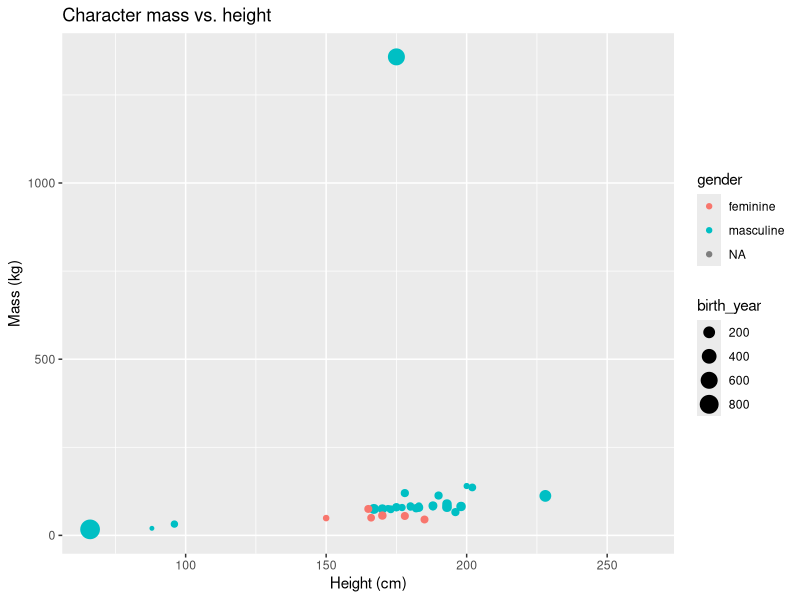
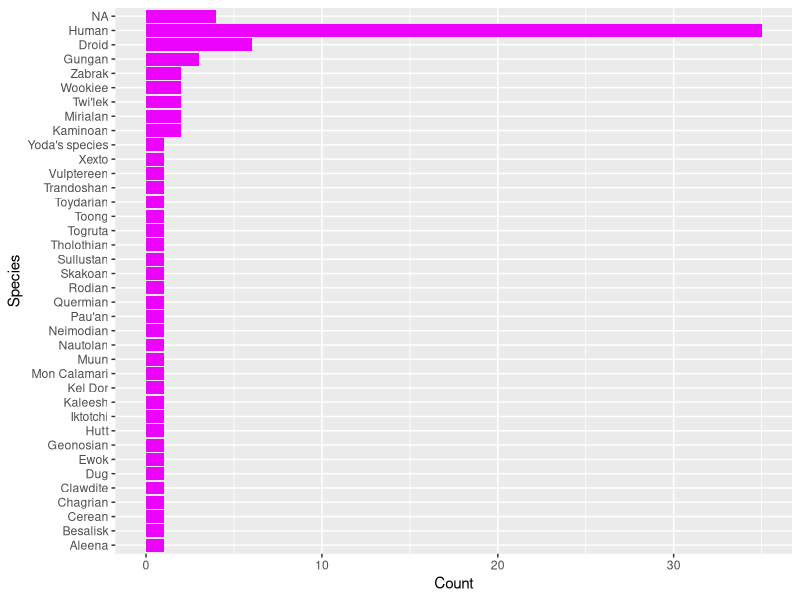
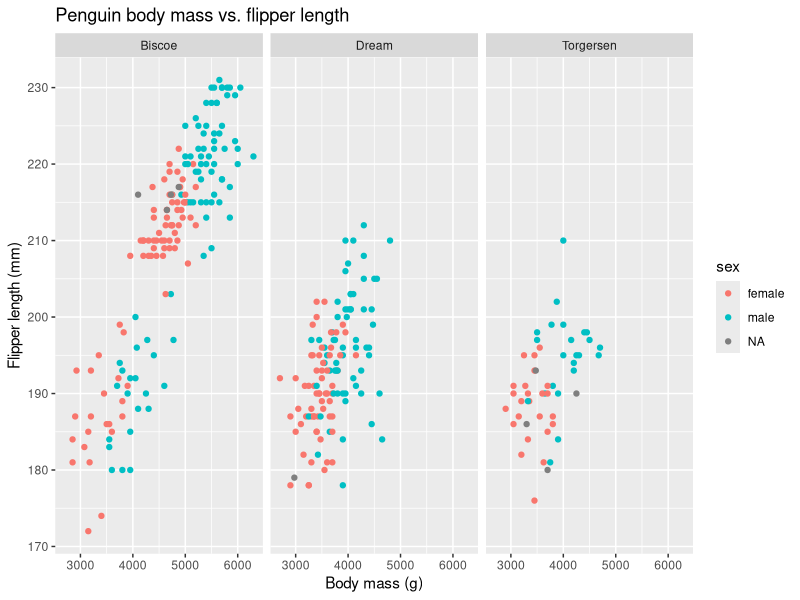
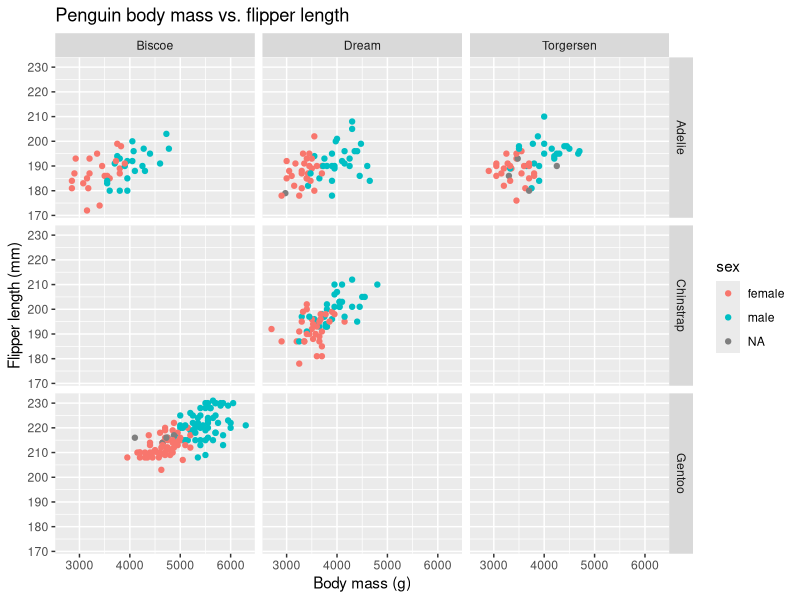
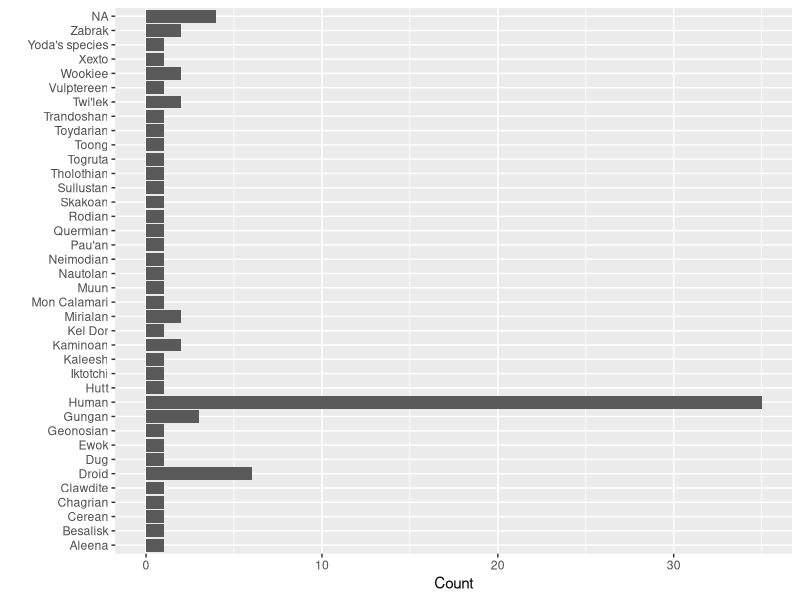
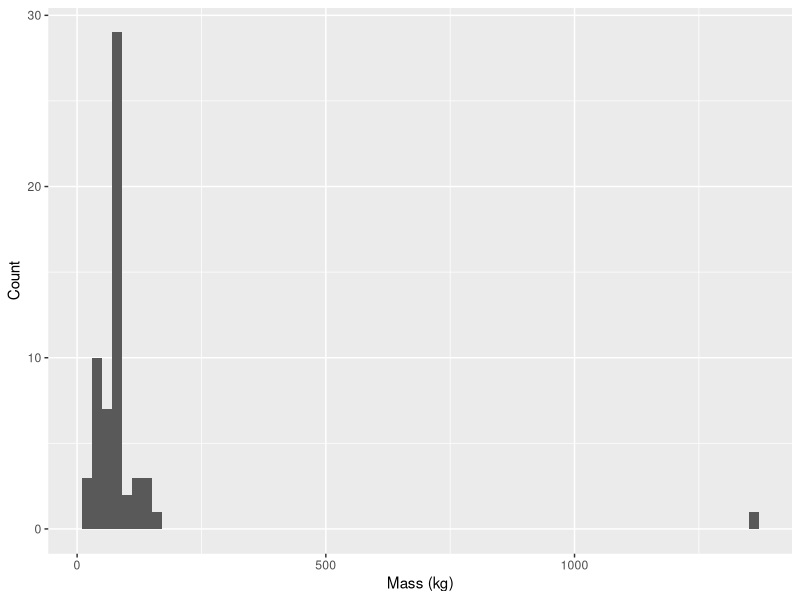
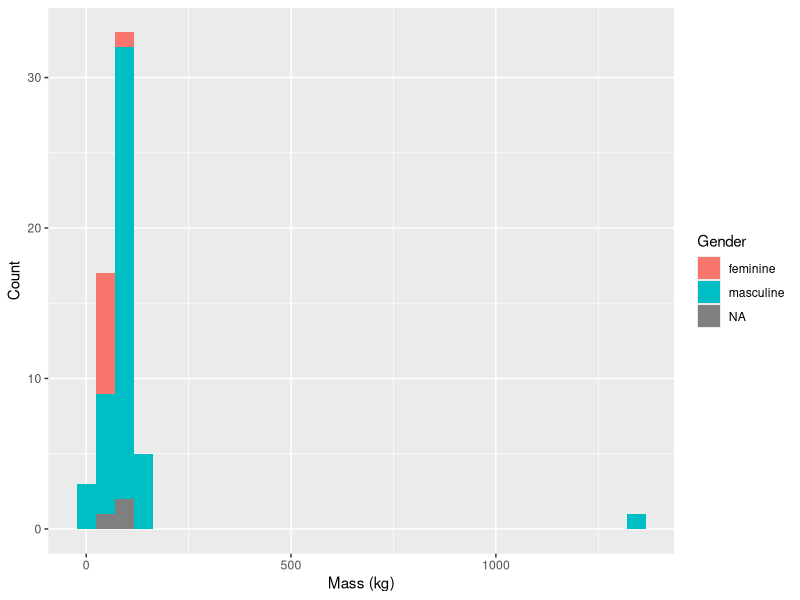
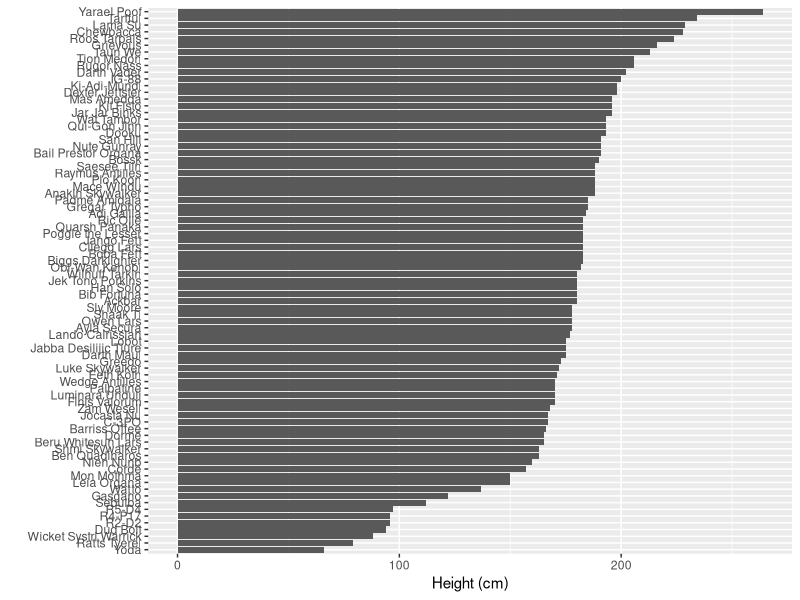

Recreate these plots in R, in order.
## ---- chunk 1
library(tidyverse)
library(palmerpenguins)
## ---- chunk 2
glimpse(starwars)
## ---- chunk 3
ggplot(starwars, aes(x = height, y = mass, color = gender, size = birth_year)) +
  geom_point() +
  labs(x = "Height (cm)",
       y = "Mass (kg)",
       title = "Character mass vs. height")
## ---- chunk 4
ggplot(starwars, aes(x = reorder(species, species, function(x) length(x)))) +
  geom_bar(fill = "#ec03fc") +
  labs(x = "Species", y = "Count") +
  coord_flip()
## ---- chunk 5
ggplot(penguins, aes(x = body_mass_g, y = flipper_length_mm, color = sex)) +
  geom_point() +
  facet_wrap(~ island) +
  labs(x = "Body mass (g)",
       y = "Flipper length (mm)",
       title = "Penguin body mass vs. flipper length")
## ---- chunk 6
ggplot(penguins, aes(x = body_mass_g, y = flipper_length_mm, color = sex)) +
  geom_point() +
  facet_grid(species ~ island) +
  labs(x = "Body mass (g)",
       y = "Flipper length (mm)",
       title = "Penguin body mass vs. flipper length")
## ---- chunk 7
ggplot(starwars, aes(y = species)) +
  geom_bar() +
  labs(x = "Count", y = "")
## ---- chunk 8
ggplot(starwars, aes(x = mass)) +
  geom_histogram(binwidth = 20) +
  labs(x = "Mass (kg)", y = "Count")
## ---- chunk 9
#there are lots of options - here are just a few

ggplot(starwars, aes(x = mass, fill = gender)) +
  geom_histogram() +
  labs(x = "Mass (kg)", y = "Count", fill = "Gender")

starwars %>%
  drop_na(height) %>% #remove rows where height is missing
 ggplot(aes(y = reorder(name, height), x = height)) +
  geom_bar(stat = "identity") +
  labs(y = "", x = "Height (cm)")
## ---- chunk 10
#lots of possibilities - here's just one

starwars %>%
  drop_na(hair_color, species) %>% #remove rows where hair color or species is missing
ggplot(aes(y = species, fill = hair_color)) +
  geom_bar() +
  labs(x = "Count", y = "", fill = "Hair color") +
  scale_fill_viridis_d(option = "magma") #use nicer color palette
## ---- chunk 11
starwars %>%
  drop_na(gender) %>% #remove rows where gender is NA
ggplot(aes(x = mass, y = height, color = species)) +
  geom_point() +
  facet_wrap(~ gender)
## ---- chunk 12

